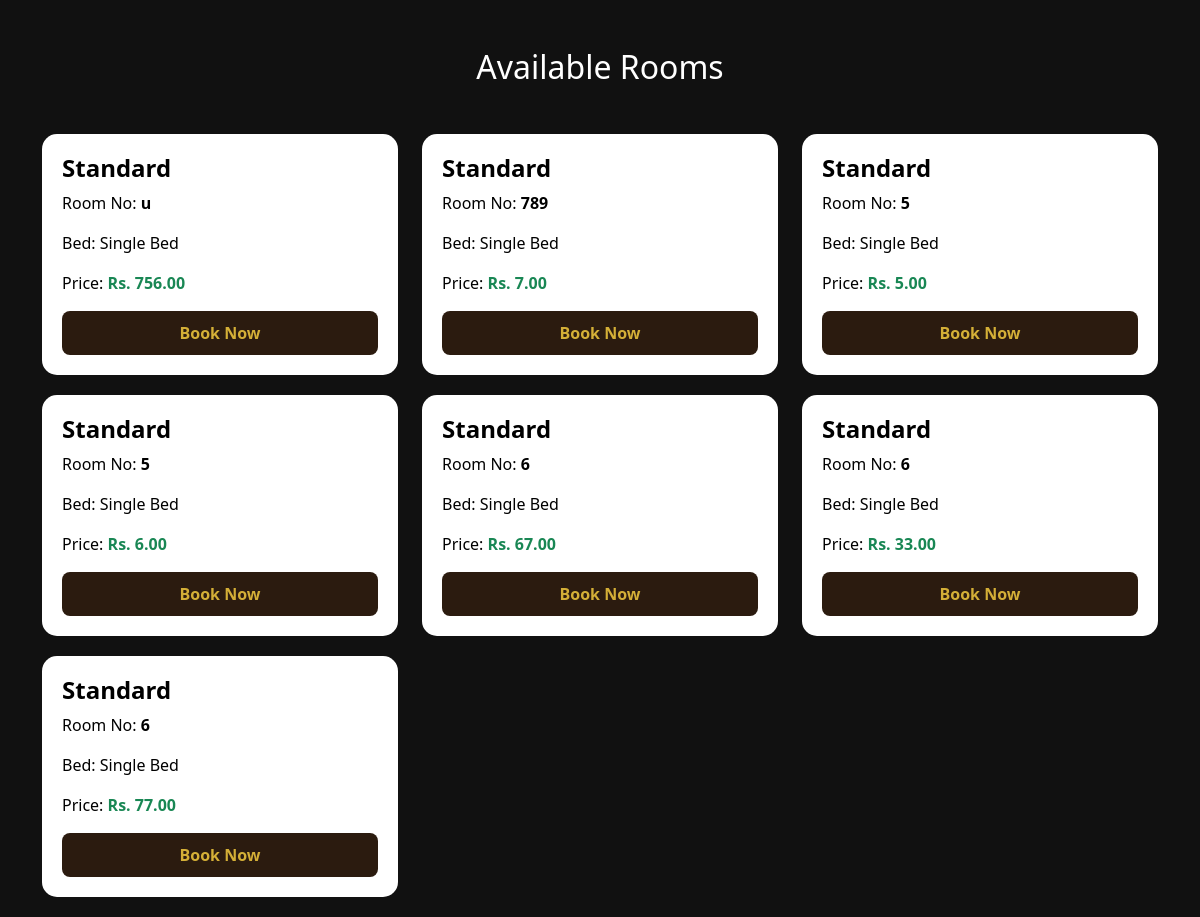
The page /rooms.php on the database its author committed.
### tables this page shows
CREATE TABLE `rooms` (
  `id` int(11) NOT NULL,
  `room_number` varchar(50) NOT NULL,
  `room_type` varchar(50) NOT NULL,
  `bed_size` varchar(50) DEFAULT NULL,
  `price_per_night` decimal(10,2) NOT NULL,
  `status` enum('Available','Booked','Maintenance') DEFAULT 'Available',
  `description` text DEFAULT NULL
);

### rooms.php (the view, shortened to what this page needs)
<?php
include "db.php";
?>
<!DOCTYPE html>
<html>
<head>
    <link href="https://cdn.jsdelivr.net/npm/bootstrap@5.3.2/dist/css/bootstrap.min.css" rel="stylesheet">
</head>
<body>
<div class="container mt-5">
    <h2 class="text-center mb-5">Available Rooms</h2>
    <div class="row">
        <?php
        $query = "SELECT * FROM rooms WHERE status = 'Available'";
        $result = mysqli_query($conn, $query);
        if(mysqli_num_rows($result) > 0){
            while($row = mysqli_fetch_assoc($result)){
        ?>
        <div class="col-md-4">
            <div class="room-card">
                <h4 class="fw-bold"><?php echo $row['room_type']; ?></h4>
                <p>Room No: <b><?php echo $row['room_number']; ?></b></p>
                <p>Bed: <?php echo $row['bed_size']; ?></p>
                <p>Price: <span class="text-success fw-bold">Rs. <?php echo number_format($row['price_per_night'], 2); ?></span></p>
                <a href="reservation.php?room_id=<?php echo $row['id']; ?>" class="btn-book">Book Now</a>
            </div>
        </div>
        <?php
            }
        } else {
            echo "<div class='text-center w-100'><h3>Koi room khali nahi hai!</h3><p>Sab booked hain ya database mein status update nahi hai.</p></div>";
        }
        ?>
    </div>
</div>
</body>
</html>

### rooms.php (style rules this page uses)
body { background:#111; color:white; }
.room-card { background:white; color:black; border-radius:15px; padding:20px; margin-bottom:20px; transition:0.3s; }
.btn-book { background:#2b1b0f; color:#d4af37; text-decoration:none; padding:10px; display:block; text-align:center; border-radius:8px; font-weight:bold; }

### rows shown on the page
rooms: room_type "Standard", room_number "u", bed_size "Single Bed", price_per_night "756.00"
rooms: room_type "Standard", room_number "789", bed_size "Single Bed", price_per_night "7.00"
rooms: room_type "Standard", room_number "5", bed_size "Single Bed", price_per_night "5.00"
rooms: room_type "Standard", room_number "5", bed_size "Single Bed", price_per_night "6.00"
rooms: room_type "Standard", room_number "6", bed_size "Single Bed", price_per_night "67.00"
rooms: room_type "Standard", room_number "6", bed_size "Single Bed", price_per_night "33.00"
rooms: room_type "Standard", room_number "6", bed_size "Single Bed", price_per_night "77.00"
